Frame 1 (no input): blank canvas, image omitted
Frame 60 (the mouse pressed at the canvas centre just before this capture): blank canvas, image omitted
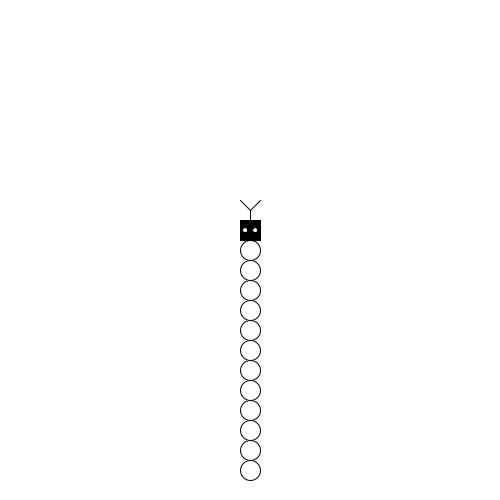
Frame 120 (the mouse held since frame 60 and released just before this capture)

The Processing sketch whose frames 1 and 60 were blank and that drew this single picture after the mouse press (run headless with seeded random() and noise(); from frame 60 on, the mouse is pressed at the canvas centre):

// Processing sketch: LoopExampleWithClass
// ── LoopExampleWithClass.pde
Snake snake;

void setup() {
  size(500, 500);
  
  snake = new Snake(12, 0, 0, 1);
}

void draw() {
  background(255);

  snake.moveTo(mouseX, mouseY);
  snake.setScale(float(mouseY) / height);
  snake.display();
}
// ── Snake.pde
class Snake {
  float x, y;
  float diameter;
  int numberOfRings;
  
  Snake(int numberOfRings, float x, float y, float scale) {
    this.numberOfRings = numberOfRings;
    this.x = x;
    this.y = y;
    setScale(scale);
  }
  
  void moveTo(float newX, float newY) {
    x = newX;
    y = newY;
  }
  
  void setScale(float scale) {
    diameter = scale * 40;
  }
  
  void display() {
    displayBody();
    displayHead();
  }

  void displayBody() {
    fill(255);
    for (int i = 0; i < numberOfRings; i++) {
      ellipse(x, y + i * diameter, diameter, diameter);
    }
  }

  void displayHead() {
    float radius = diameter / 2;
    float headY = y - diameter;
    stroke(0);
    line(x, headY - radius, x, headY - 2 * radius);
    line(x, headY - 2 * radius, x - radius, headY - 3 * radius);
    line(x, headY - 2 * radius, x + radius, headY - 3 * radius);
    fill(0);
    rect(x - radius, headY - radius, diameter, diameter);
    fill(255);
    ellipse(x - radius / 2, headY, radius / 2, radius / 2);
    ellipse(x + radius / 2, headY, radius / 2, radius / 2);
  }
}
